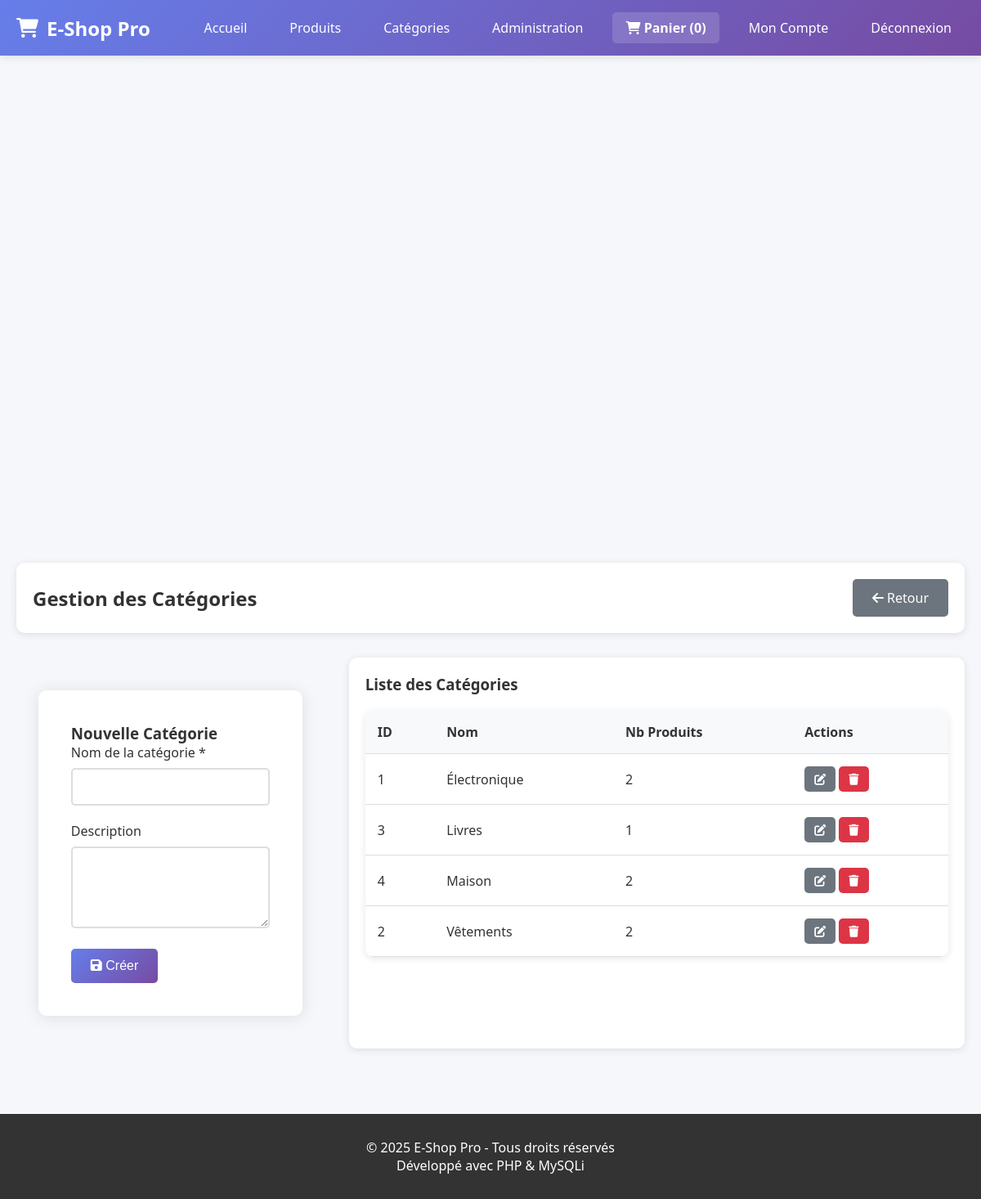
Screenshot of /admin/categories.php (signed in) with the database file from the repository.
### tables this page shows
CREATE TABLE IF NOT EXISTS categories (
    id INT AUTO_INCREMENT PRIMARY KEY,
    nom VARCHAR(100) NOT NULL,
    description TEXT,
    date_creation TIMESTAMP DEFAULT CURRENT_TIMESTAMP
);

### config/config.php (called while the page is built, shortened)
<?php
function isLoggedIn() {
    return isset($_SESSION['user_id']);
}
function isAdmin() {
    return isset($_SESSION['is_admin']) && $_SESSION['is_admin'] == 1;
}
?>

### classes_2/Categorie.php (called while the page is built, shortened)
<?php
require_once '../config/database.php';
class Categorie {
    private $conn;
    private $table = "categories";
    public function __construct() {
        $database = new Database();
        $this->conn = $database->getConnection();
    }
    public function getAll() {
        $query = "SELECT c.*, COUNT(pc.produit_id) as nb_produits
                  FROM " . $this->table . " c
                  LEFT JOIN produit_categorie pc ON c.id = pc.categorie_id
                  GROUP BY c.id
                  ORDER BY c.nom";
        $result = $this->conn->query($query);
        return $result->fetch_all(MYSQLI_ASSOC);
    }
}
?>

### config/database.php (called while the page is built, shortened)
<?php
class Database {
    private $host = "localhost";
    private $db_name = "ecommerce_db";
    private $username = "root";
    private $password = "";
    public function getConnection() {
        $this->conn = null;
        try {
            $this->conn = new mysqli($this->host, $this->username, $this->password, $this->db_name);
            $this->conn->set_charset("utf8mb4");
        } catch (Exception $e) {
            echo "Erreur de connexion : " . $e->getMessage();
        }
        return $this->conn;
    }
}
?>

### admin/categories.php (the view, shortened to what this page needs)
<?php
require_once '../config/config.php';
require_once '../classes_2/Categorie.php';
$categorieObj = new Categorie();
$edit_categorie = null;
$categories = $categorieObj->getAll();
include '../includes/header.php';
?>
<div class="container">
    <div class="admin-header">
        <h2>Gestion des Catégories</h2>
        <a href="index.php" class="btn btn-secondary">
            <i class="fas fa-arrow-left"></i> Retour
        </a>
    </div>
    <div class="admin-grid">
        <div class="form-container">
            <h3><?php echo $edit_categorie ? 'Modifier la Catégorie' : 'Nouvelle Catégorie'; ?></h3>
            <form method="POST" action="">
                <div class="form-group">
                    <label for="nom">Nom de la catégorie *</label>
                    <input type="text" id="nom" name="nom" required
                           value="<?php echo $edit_categorie ? htmlspecialchars($edit_categorie['nom']) : ''; ?>">
                </div>
                <div class="form-group">
                    <label for="description">Description</label>
                    <textarea id="description" name="description" rows="4"><?php echo $edit_categorie ? htmlspecialchars($edit_categorie['description']) : ''; ?></textarea>
                </div>
                <div class="form-actions">
                    <button type="submit" name="<?php echo $edit_categorie ? 'update' : 'create'; ?>" class="btn btn-primary">
                        <i class="fas fa-save"></i> <?php echo $edit_categorie ? 'Mettre à jour' : 'Créer'; ?>
                    </button>
                </div>
            </form>
        </div>
        <div class="list-container">
            <h3>Liste des Catégories</h3>
            <table class="admin-table">
                <thead>
                    <tr>
                        <th>ID</th>
                        <th>Nom</th>
                        <th>Nb Produits</th>
                        <th>Actions</th>
                    </tr>
                </thead>
                <tbody>
                    <?php foreach ($categories as $cat): ?>
                        <tr>
                            <td><?php echo $cat['id']; ?></td>
                            <td><?php echo htmlspecialchars($cat['nom']); ?></td>
                            <td><?php echo $cat['nb_produits']; ?></td>
                            <td>
                                <a href="?edit=<?php echo $cat['id']; ?>" class="btn btn-sm btn-secondary">
                                    <i class="fas fa-edit"></i>
                                </a>
                                <a href="?delete=<?php echo $cat['id']; ?>"
                                   onclick="return confirm('Confirmer la suppression ?')"
                                   class="btn btn-sm btn-danger">
                                    <i class="fas fa-trash"></i>
                                </a>
                            </td>
                        </tr>
                    <?php endforeach; ?>
                </tbody>
            </table>
        </div>
    </div>
</div>
<?php include '../includes/footer.php'; ?>

### includes/header.php (shortened to what this page needs)
<!DOCTYPE html>
<html lang="fr">
<head>
    <link rel="stylesheet" href="assets/css/style.css">
    <link rel="stylesheet" href="https://cdnjs.cloudflare.com/ajax/libs/font-awesome/6.0.0/css/all.min.css">
</head>
<body>
    <nav class="navbar">
        <div class="container-nav">
            <a href="index.php" class="logo">
                <i class="fas fa-shopping-cart"></i> <?php echo SITE_NAME; ?>
            </a>
            <div class="nav-links">
                <a href="index.php">Accueil</a>
                <a href="produits.php">Produits</a>
                <a href="categories.php">Catégories</a>
                <?php if (isLoggedIn()): ?>
                    <?php if (isAdmin()): ?>
                        <a href="admin/index.php">Administration</a>
                    <?php endif; ?>
                    <a href="panier.php" class="panier-link">
                        <i class="fas fa-shopping-cart"></i>
                        Panier (<?php echo count($_SESSION['panier']); ?>)
                    </a>
                    <a href="compte.php">Mon Compte</a>
                    <a href="logout.php">Déconnexion</a>
                <?php else: ?>
                    <a href="login.php">Connexion</a>
                    <a href="register.php">Inscription</a>
                <?php endif; ?>
            </div>
        </div>
    </nav>
    <main class="main-content">
                </main>

### includes/footer.php
<footer class="footer">
        <div class="container-footer">
            <p>&copy; <?php echo date('Y'); ?> <?php echo SITE_NAME; ?> - Tous droits réservés</p>
            <p>Développé avec PHP & MySQLi</p>
        </div>
    </footer>
</body>
</html>

### assets/css/style.css (style rules this page uses)
* { margin: 0; padding: 0; box-sizing: border-box; }
body { font-family: 'Segoe UI', Tahoma, Geneva, Verdana, sans-serif; background: #f5f7fa; color: #333; }
.container { max-width: 1200px; margin: 0 auto; padding: 20px; }
.navbar { background: linear-gradient(135deg, #667eea 0%, #764ba2 100%); box-shadow: 0 2px 10px rgba(0,0,0,0.1); position: sticky; top: 0; z-index: 1000; }
.container-nav { max-width: 1200px; margin: 0 auto; display: flex; justify-content: space-between; align-items: center; padding: 15px 20px; }
.logo { color: white; font-size: 1.5em; font-weight: bold; text-decoration: none; display: flex; align-items: center; gap: 10px; }
.nav-links { display: flex; gap: 20px; align-items: center; }
.nav-links a { color: white; text-decoration: none; padding: 8px 16px; border-radius: 5px; transition: background 0.3s; }
.panier-link { background: rgba(255,255,255,0.15); font-weight: bold; }
.btn { display: inline-block; padding: 12px 24px; border-radius: 5px; text-decoration: none; border: none; cursor: pointer; font-size: 16px; transition: all 0.3s; }
.btn-primary { background: linear-gradient(135deg, #667eea 0%, #764ba2 100%); color: white; }
.btn-secondary { background: #6c757d; color: white; }
.btn-danger { background: #dc3545; color: white; }
.btn-sm { padding: 6px 12px; font-size: 14px; }
.form-container { max-width: 600px; margin: 40px auto; background: white; padding: 40px; border-radius: 10px; box-shadow: 0 2px 20px rgba(0,0,0,0.1); }
.form-group { margin-bottom: 20px; }
label { display: block; margin-bottom: 8px; color: #333; font-weight: 500; }
input[type="text"], input[type="email"], input[type="password"], input[type="tel"], input[type="number"], textarea, select { width: 100%; padding: 12px; border: 2px solid #ddd; border-radius: 5px; font-size: 16px; transition: border-color 0.3s; }
textarea { resize: vertical; min-height: 100px; }
.admin-header { display: flex; justify-content: space-between; align-items: center; margin-bottom: 30px; padding: 20px; background: white; border-radius: 10px; box-shadow: 0 2px 10px rgba(0,0,0,0.1); }
.admin-table { width: 100%; background: white; border-radius: 10px; overflow: hidden; box-shadow: 0 2px 10px rgba(0,0,0,0.1); border-collapse: collapse; }
.admin-table th, .admin-table td { padding: 15px; text-align: left; border-bottom: 1px solid #ddd; }
.admin-table th { background: #f8f9fa; font-weight: bold; }
.footer { background: #333; color: white; padding: 30px 0; margin-top: 60px; }
.container-footer { max-width: 1200px; margin: 0 auto; text-align: center; }
.main-content { min-height: calc(100vh - 200px); }
.admin-grid { display: grid; grid-template-columns: 1fr 2fr; gap: 30px; }
.list-container { background: white; padding: 20px; border-radius: 10px; box-shadow: 0 2px 10px rgba(0,0,0,0.1); }
.list-container h3 { margin-bottom: 20px; }
.form-actions { display: flex; gap: 10px; margin-top: 20px; }

### rows the page displays
categories: id "1", nom "Électronique", nb_produits "2"
categories: id "3", nom "Livres", nb_produits "1"
categories: id "4", nom "Maison", nb_produits "2"
categories: id "2", nom "Vêtements", nb_produits "2"

### other values shown
SITE_NAME "E-Shop Pro"
count($_SESSION['panier']) "0"
